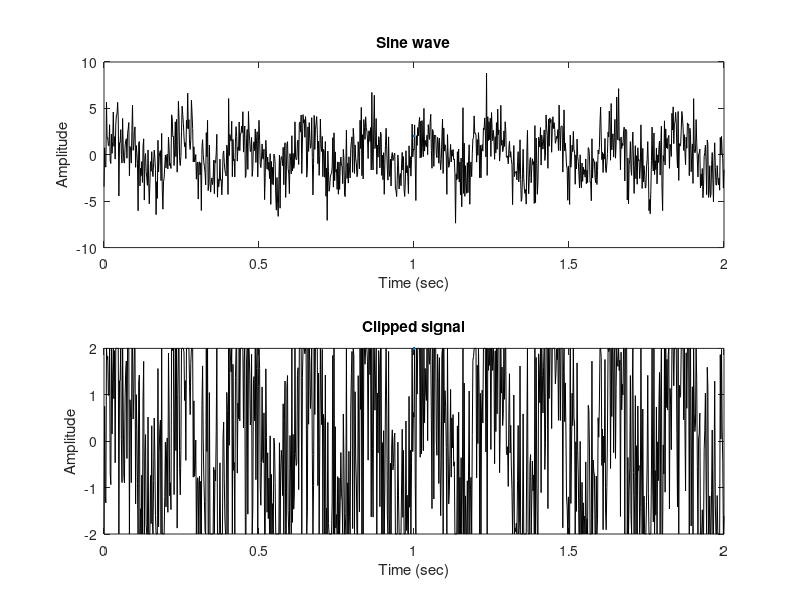

Source code (MATLAB):

%% Clipping the signal to threshold
%  signal clipping is used to prevent the amplitude of a signal from exceeding a specified range. 

clc;
clear all;
close all;

% parameters
srate = 500;
time = 0:1/srate:2;

% sine signal with random noise
sine = 2 * sin(2 * pi * 5 * time + 0) + 2 * randn(size(time));

figure(1), clf
subplot(211);
plot(time,sine,'k',LineWidth=2);
title('Sine wave'),xlabel('Time (sec)'),ylabel('Amplitude');

thresold = 2;

clippled_signal = min(max(sine,-thresold),thresold);

subplot(212);
plot(time,clippled_signal,'k',LineWidth=2);
title('Clipped signal'),xlabel('Time (sec)'),ylabel('Amplitude');

